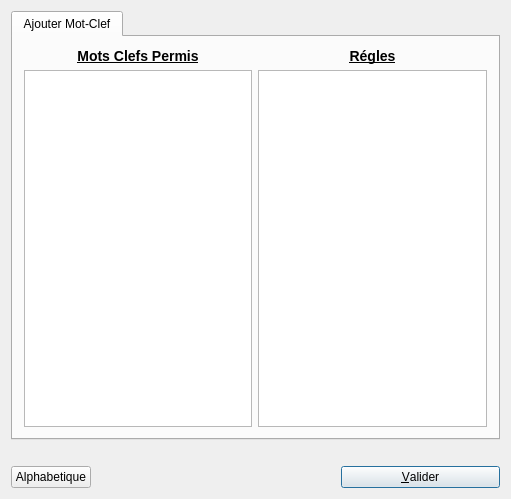
<ui version="4.0" >
 <class>DMCFact</class>
 <widget class="QWidget" name="DMCFact" >
  <property name="geometry" >
   <rect>
    <x>0</x>
    <y>0</y>
    <width>511</width>
    <height>499</height>
   </rect>
  </property>
  <property name="minimumSize" >
   <size>
    <width>505</width>
    <height>0</height>
   </size>
  </property>
  <property name="windowTitle" >
   <string>DMacro</string>
  </property>
  <layout class="QGridLayout" >
   <item row="0" column="0" colspan="3" >
    <widget class="QTabWidget" name="TWChoix" >
     <widget class="QWidget" name="MotClef" >
      <attribute name="title" >
       <string>Ajouter Mot-Clef</string>
      </attribute>
      <layout class="QGridLayout" >
       <item row="0" column="0" >
        <widget class="QLabel" name="textLabel1" >
         <property name="minimumSize" >
          <size>
           <width>0</width>
           <height>0</height>
          </size>
         </property>
         <property name="text" >
          <string>&lt;h3>&lt;p align="center">&lt;u>&lt;b>Mots Clefs Permis&lt;/b>&lt;/u>&lt;/p>&lt;/h3></string>
         </property>
         <property name="wordWrap" >
          <bool>false</bool>
         </property>
        </widget>
       </item>
       <item row="1" column="0" >
        <widget class="QListWidget" name="LBMCPermis" >
         <property name="minimumSize" >
          <size>
           <width>0</width>
           <height>0</height>
          </size>
         </property>
        </widget>
       </item>
       <item row="1" column="1" >
        <widget class="QListWidget" name="LBRegles" />
       </item>
       <item row="0" column="1" >
        <widget class="QLabel" name="textLabel1_2" >
         <property name="text" >
          <string>&lt;h3>&lt;p align="center">&lt;u>&lt;b>Régles&lt;/b>&lt;/u>&lt;/p>&lt;/h3></string>
         </property>
         <property name="wordWrap" >
          <bool>false</bool>
         </property>
        </widget>
       </item>
      </layout>
     </widget>
    </widget>
   </item>
   <item row="1" column="0" colspan="3" >
    <widget class="QLabel" name="Commentaire" >
     <property name="text" >
      <string/>
     </property>
     <property name="wordWrap" >
      <bool>false</bool>
     </property>
    </widget>
   </item>
   <item row="2" column="2" >
    <widget class="QPushButton" name="bOk" >
     <property name="minimumSize" >
      <size>
       <width>159</width>
       <height>0</height>
      </size>
     </property>
     <property name="toolTip" >
      <string>validation de la saisie</string>
     </property>
     <property name="text" >
      <string>&amp;Valider</string>
     </property>
     <property name="shortcut" >
      <string>Shift+A, Alt+A, Alt+A, Alt+A</string>
     </property>
     <property name="autoDefault" >
      <bool>true</bool>
     </property>
     <property name="default" >
      <bool>true</bool>
     </property>
    </widget>
   </item>
   <item row="2" column="0" >
    <widget class="QPushButton" name="BAlpha" >
     <property name="text" >
      <string>Alphabetique</string>
     </property>
    </widget>
   </item>
   <item row="2" column="1" >
    <spacer name="horizontalSpacer" >
     <property name="orientation" >
      <enum>Qt::Horizontal</enum>
     </property>
     <property name="sizeHint" stdset="0" >
      <size>
       <width>40</width>
       <height>20</height>
      </size>
     </property>
    </spacer>
   </item>
  </layout>
 </widget>
 <layoutdefault spacing="6" margin="11" />
 <pixmapfunction>qPixmapFromMimeSource</pixmapfunction>
 <resources/>
 <connections/>
</ui>
